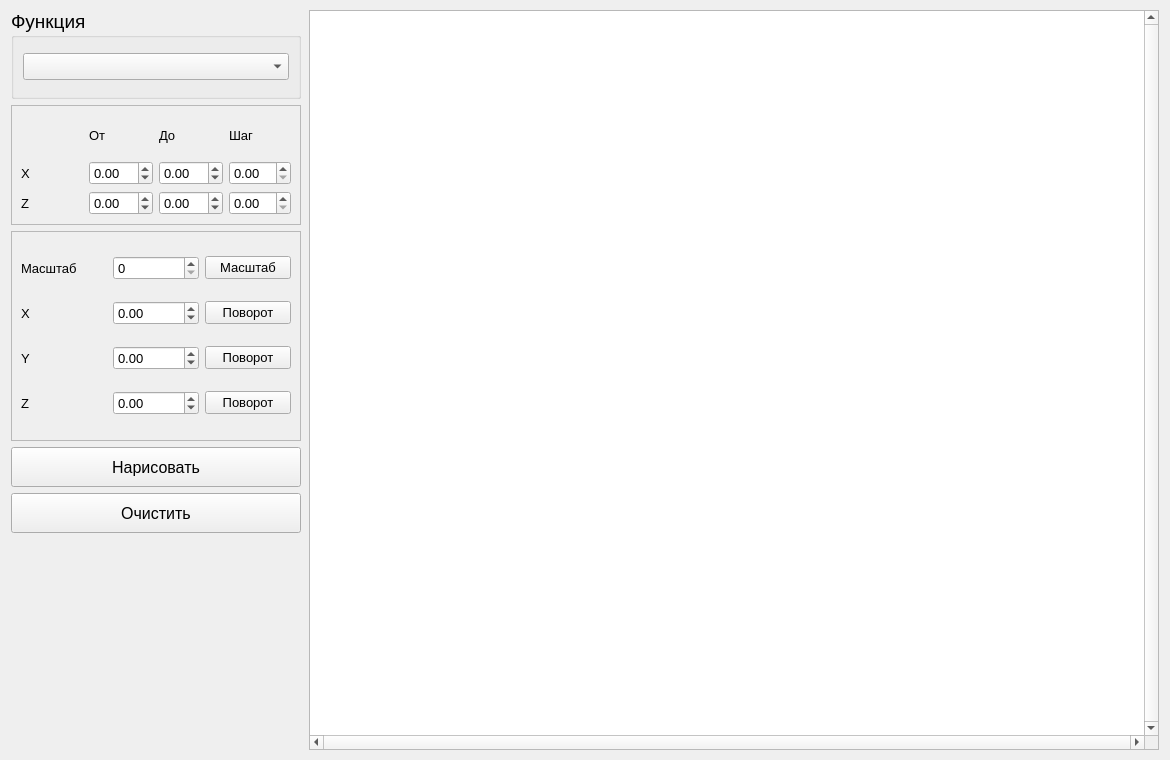
<?xml version="1.0" encoding="UTF-8"?>
<ui version="4.0">
 <class>MainWindow</class>
 <widget class="QMainWindow" name="MainWindow">
  <property name="geometry">
   <rect>
    <x>0</x>
    <y>0</y>
    <width>1170</width>
    <height>760</height>
   </rect>
  </property>
  <property name="minimumSize">
   <size>
    <width>1170</width>
    <height>760</height>
   </size>
  </property>
  <property name="maximumSize">
   <size>
    <width>1170</width>
    <height>760</height>
   </size>
  </property>
  <property name="windowTitle">
   <string>Лабораторная работа №10</string>
  </property>
  <widget class="QWidget" name="centralwidget">
   <layout class="QHBoxLayout" name="horizontalLayout">
    <item>
     <layout class="QVBoxLayout" name="verticalLayout">
      <item>
       <widget class="QGroupBox" name="groupBox_2">
        <property name="minimumSize">
         <size>
          <width>290</width>
          <height>90</height>
         </size>
        </property>
        <property name="maximumSize">
         <size>
          <width>290</width>
          <height>90</height>
         </size>
        </property>
        <property name="font">
         <font>
          <pointsize>14</pointsize>
         </font>
        </property>
        <property name="title">
         <string>Функция</string>
        </property>
        <layout class="QVBoxLayout" name="verticalLayout_3">
         <item>
          <widget class="QComboBox" name="func_choose">
           <property name="font">
            <font>
             <pointsize>12</pointsize>
            </font>
           </property>
          </widget>
         </item>
        </layout>
       </widget>
      </item>
      <item>
       <widget class="QFrame" name="frame_2">
        <property name="minimumSize">
         <size>
          <width>290</width>
          <height>120</height>
         </size>
        </property>
        <property name="maximumSize">
         <size>
          <width>290</width>
          <height>120</height>
         </size>
        </property>
        <property name="font">
         <font>
          <pointsize>10</pointsize>
         </font>
        </property>
        <property name="frameShape">
         <enum>QFrame::StyledPanel</enum>
        </property>
        <property name="frameShadow">
         <enum>QFrame::Raised</enum>
        </property>
        <layout class="QGridLayout" name="gridLayout_2">
         <item row="2" column="1">
          <widget class="QDoubleSpinBox" name="inp_z_from">
           <property name="font">
            <font>
             <pointsize>10</pointsize>
            </font>
           </property>
           <property name="minimum">
            <double>-99.000000000000000</double>
           </property>
          </widget>
         </item>
         <item row="1" column="1">
          <widget class="QDoubleSpinBox" name="inp_x_from">
           <property name="font">
            <font>
             <pointsize>10</pointsize>
            </font>
           </property>
           <property name="minimum">
            <double>-99.000000000000000</double>
           </property>
          </widget>
         </item>
         <item row="2" column="2">
          <widget class="QDoubleSpinBox" name="inp_z_to">
           <property name="font">
            <font>
             <pointsize>10</pointsize>
            </font>
           </property>
           <property name="minimum">
            <double>-99.000000000000000</double>
           </property>
          </widget>
         </item>
         <item row="1" column="2">
          <widget class="QDoubleSpinBox" name="inp_x_to">
           <property name="font">
            <font>
             <pointsize>10</pointsize>
            </font>
           </property>
           <property name="minimum">
            <double>-99.000000000000000</double>
           </property>
          </widget>
         </item>
         <item row="1" column="3">
          <widget class="QDoubleSpinBox" name="inp_x_step">
           <property name="font">
            <font>
             <pointsize>10</pointsize>
            </font>
           </property>
          </widget>
         </item>
         <item row="0" column="1">
          <widget class="QLabel" name="label">
           <property name="font">
            <font>
             <pointsize>10</pointsize>
            </font>
           </property>
           <property name="text">
            <string>От</string>
           </property>
          </widget>
         </item>
         <item row="1" column="0">
          <widget class="QLabel" name="label_4">
           <property name="font">
            <font>
             <pointsize>10</pointsize>
            </font>
           </property>
           <property name="text">
            <string>X</string>
           </property>
          </widget>
         </item>
         <item row="2" column="3">
          <widget class="QDoubleSpinBox" name="inp_z_step">
           <property name="font">
            <font>
             <pointsize>10</pointsize>
            </font>
           </property>
          </widget>
         </item>
         <item row="0" column="3">
          <widget class="QLabel" name="label_3">
           <property name="font">
            <font>
             <pointsize>10</pointsize>
            </font>
           </property>
           <property name="text">
            <string>Шаг</string>
           </property>
          </widget>
         </item>
         <item row="2" column="0">
          <widget class="QLabel" name="label_5">
           <property name="font">
            <font>
             <pointsize>10</pointsize>
            </font>
           </property>
           <property name="text">
            <string>Z</string>
           </property>
          </widget>
         </item>
         <item row="0" column="2">
          <widget class="QLabel" name="label_2">
           <property name="font">
            <font>
             <pointsize>10</pointsize>
            </font>
           </property>
           <property name="text">
            <string>До</string>
           </property>
          </widget>
         </item>
        </layout>
       </widget>
      </item>
      <item>
       <widget class="QFrame" name="frame_3">
        <property name="minimumSize">
         <size>
          <width>290</width>
          <height>210</height>
         </size>
        </property>
        <property name="maximumSize">
         <size>
          <width>290</width>
          <height>210</height>
         </size>
        </property>
        <property name="font">
         <font>
          <pointsize>10</pointsize>
         </font>
        </property>
        <property name="frameShape">
         <enum>QFrame::StyledPanel</enum>
        </property>
        <property name="frameShadow">
         <enum>QFrame::Raised</enum>
        </property>
        <layout class="QGridLayout" name="gridLayout_3">
         <item row="1" column="0">
          <widget class="QLabel" name="label_7">
           <property name="font">
            <font>
             <pointsize>10</pointsize>
            </font>
           </property>
           <property name="text">
            <string>X</string>
           </property>
          </widget>
         </item>
         <item row="2" column="0">
          <widget class="QLabel" name="label_8">
           <property name="font">
            <font>
             <pointsize>10</pointsize>
            </font>
           </property>
           <property name="text">
            <string>Y</string>
           </property>
          </widget>
         </item>
         <item row="0" column="0">
          <widget class="QLabel" name="label_6">
           <property name="font">
            <font>
             <pointsize>10</pointsize>
            </font>
           </property>
           <property name="text">
            <string>Масштаб</string>
           </property>
          </widget>
         </item>
         <item row="3" column="0">
          <widget class="QLabel" name="label_9">
           <property name="font">
            <font>
             <pointsize>10</pointsize>
            </font>
           </property>
           <property name="text">
            <string>Z</string>
           </property>
          </widget>
         </item>
         <item row="3" column="1">
          <widget class="QDoubleSpinBox" name="angle_z">
           <property name="font">
            <font>
             <pointsize>10</pointsize>
            </font>
           </property>
           <property name="minimum">
            <double>-360.000000000000000</double>
           </property>
           <property name="maximum">
            <double>360.000000000000000</double>
           </property>
          </widget>
         </item>
         <item row="0" column="2">
          <widget class="QPushButton" name="use_k_coef">
           <property name="font">
            <font>
             <pointsize>10</pointsize>
            </font>
           </property>
           <property name="text">
            <string>Масштаб</string>
           </property>
          </widget>
         </item>
         <item row="1" column="2">
          <widget class="QPushButton" name="rotate_x">
           <property name="font">
            <font>
             <pointsize>10</pointsize>
            </font>
           </property>
           <property name="text">
            <string>Поворот</string>
           </property>
          </widget>
         </item>
         <item row="2" column="2">
          <widget class="QPushButton" name="rotate_y">
           <property name="font">
            <font>
             <pointsize>10</pointsize>
            </font>
           </property>
           <property name="text">
            <string>Поворот</string>
           </property>
          </widget>
         </item>
         <item row="3" column="2">
          <widget class="QPushButton" name="rotate_z">
           <property name="font">
            <font>
             <pointsize>10</pointsize>
            </font>
           </property>
           <property name="text">
            <string>Поворот</string>
           </property>
          </widget>
         </item>
         <item row="0" column="1">
          <widget class="QSpinBox" name="k_coef">
           <property name="font">
            <font>
             <pointsize>10</pointsize>
            </font>
           </property>
           <property name="minimum">
            <number>0</number>
           </property>
          </widget>
         </item>
         <item row="2" column="1">
          <widget class="QDoubleSpinBox" name="angle_y">
           <property name="font">
            <font>
             <pointsize>10</pointsize>
            </font>
           </property>
           <property name="minimum">
            <double>-360.000000000000000</double>
           </property>
           <property name="maximum">
            <double>360.000000000000000</double>
           </property>
          </widget>
         </item>
         <item row="1" column="1">
          <widget class="QDoubleSpinBox" name="angle_x">
           <property name="font">
            <font>
             <pointsize>10</pointsize>
            </font>
           </property>
           <property name="minimum">
            <double>-360.000000000000000</double>
           </property>
           <property name="maximum">
            <double>360.000000000000000</double>
           </property>
          </widget>
         </item>
        </layout>
       </widget>
      </item>
      <item>
       <widget class="QPushButton" name="draw">
        <property name="minimumSize">
         <size>
          <width>290</width>
          <height>40</height>
         </size>
        </property>
        <property name="maximumSize">
         <size>
          <width>290</width>
          <height>40</height>
         </size>
        </property>
        <property name="font">
         <font>
          <pointsize>12</pointsize>
         </font>
        </property>
        <property name="text">
         <string>Нарисовать</string>
        </property>
       </widget>
      </item>
      <item>
       <widget class="QPushButton" name="clear_scr">
        <property name="minimumSize">
         <size>
          <width>290</width>
          <height>40</height>
         </size>
        </property>
        <property name="maximumSize">
         <size>
          <width>290</width>
          <height>40</height>
         </size>
        </property>
        <property name="font">
         <font>
          <pointsize>12</pointsize>
         </font>
        </property>
        <property name="text">
         <string>Очистить</string>
        </property>
       </widget>
      </item>
      <item>
       <spacer name="verticalSpacer">
        <property name="orientation">
         <enum>Qt::Vertical</enum>
        </property>
        <property name="sizeHint" stdset="0">
         <size>
          <width>20</width>
          <height>200</height>
         </size>
        </property>
       </spacer>
      </item>
     </layout>
    </item>
    <item>
     <widget class="QGraphicsView" name="graphicsView">
      <property name="minimumSize">
       <size>
        <width>850</width>
        <height>740</height>
       </size>
      </property>
      <property name="maximumSize">
       <size>
        <width>850</width>
        <height>740</height>
       </size>
      </property>
      <property name="verticalScrollBarPolicy">
       <enum>Qt::ScrollBarAlwaysOn</enum>
      </property>
      <property name="horizontalScrollBarPolicy">
       <enum>Qt::ScrollBarAlwaysOn</enum>
      </property>
     </widget>
    </item>
   </layout>
  </widget>
 </widget>
 <resources/>
 <connections/>
</ui>
